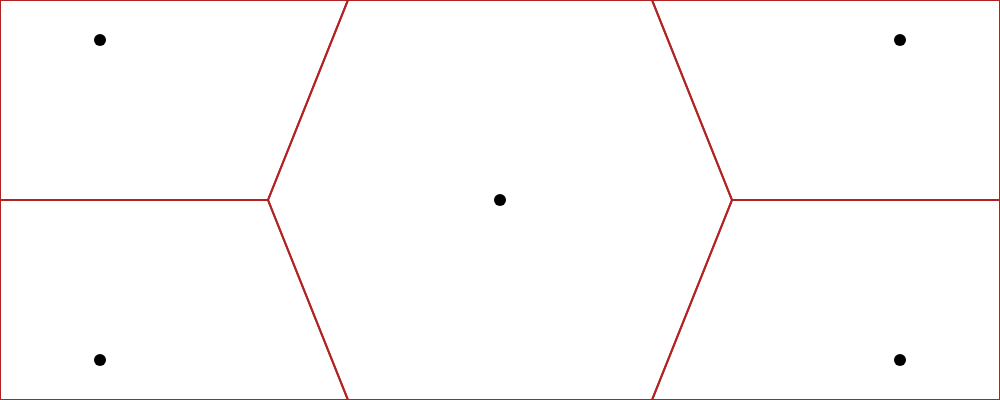

Describe this chart as a Vega-Lite specification.
### Vega specification from a JSON file in a GitHub repository (floating-point values rounded to 4 significant figures)
{"$schema": "https://vega.github.io/schema/vega/v6.json", "width": 500, "height": 200, "autosize": "none", "signals": [{"name": "addPoint", "on": [{"events": "click[!event.shiftKey], mousemove[event.buttons && !event.shiftKey]{20}", "update": "{u: invert('xscale', x()), v: invert('yscale', y())}"}]}, {"name": "remPoint", "on": [{"events": "path:click[event.shiftKey], path:mousemove[event.buttons && event.shiftKey]{20}", "update": "datum.datum"}]}], "data": [{"name": "table", "values": [{"u": 0.1, "v": 0.1}, {"u": 0.9, "v": 0.1}, {"u": 0.1, "v": 0.9}, {"u": 0.9, "v": 0.9}, {"u": 0.5, "v": 0.5}], "on": [{"trigger": "addPoint", "insert": "addPoint"}, {"trigger": "remPoint", "remove": "remPoint"}]}], "scales": [{"name": "xscale", "domain": [0, 1], "range": "width"}, {"name": "yscale", "domain": [0, 1], "range": "height"}], "marks": [{"name": "points", "type": "symbol", "zindex": 1, "from": {"data": "table"}, "interactive": false, "encode": {"enter": {"fill": {"value": "black"}, "size": {"value": 36}, "x": {"scale": "xscale", "field": "u"}, "y": {"scale": "yscale", "field": "v"}}}}, {"type": "path", "from": {"data": "points"}, "encode": {"enter": {"stroke": {"value": "firebrick"}, "fill": {"value": "transparent"}}}, "transform": [{"type": "voronoi", "x": "datum.x", "y": "datum.y", "size": [{"signal": "width"}, {"signal": "height"}]}]}]}
